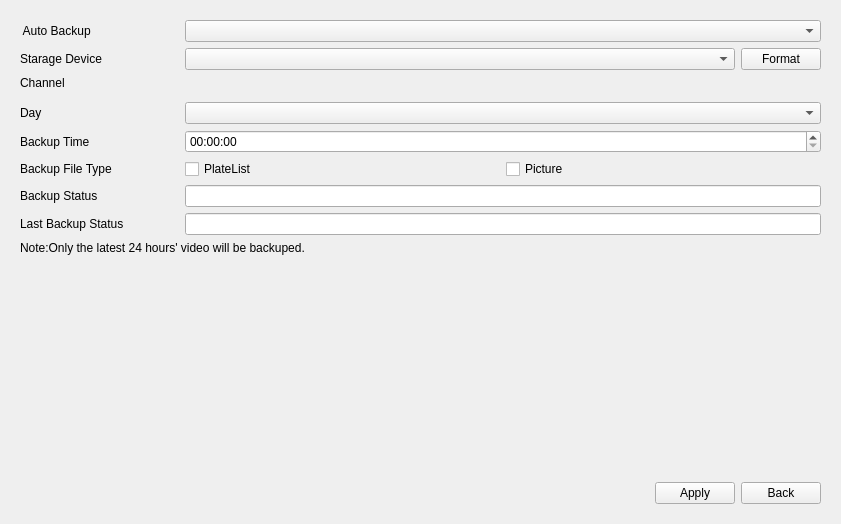
<?xml version="1.0" encoding="UTF-8"?>
<ui version="4.0">
 <class>AnprAutoBackupSetting</class>
 <widget class="QWidget" name="AnprAutoBackupSetting">
  <property name="geometry">
   <rect>
    <x>0</x>
    <y>0</y>
    <width>841</width>
    <height>524</height>
   </rect>
  </property>
  <property name="windowTitle">
   <string>Form</string>
  </property>
  <layout class="QVBoxLayout" name="verticalLayout_3">
   <item>
    <widget class="QWidget" name="widget_5" native="true">
     <layout class="QVBoxLayout" name="verticalLayout_2">
      <property name="spacing">
       <number>6</number>
      </property>
      <property name="leftMargin">
       <number>9</number>
      </property>
      <property name="topMargin">
       <number>9</number>
      </property>
      <property name="rightMargin">
       <number>9</number>
      </property>
      <property name="bottomMargin">
       <number>9</number>
      </property>
      <item>
       <layout class="QGridLayout" name="gridLayout">
        <property name="topMargin">
         <number>0</number>
        </property>
        <item row="1" column="0">
         <widget class="MyLabel" name="labelStarageDevice">
          <property name="sizePolicy">
           <sizepolicy hsizetype="Preferred" vsizetype="Preferred">
            <horstretch>0</horstretch>
            <verstretch>0</verstretch>
           </sizepolicy>
          </property>
          <property name="text">
           <string>Starage Device</string>
          </property>
         </widget>
        </item>
        <item row="1" column="1">
         <widget class="QWidget" name="widget_3" native="true">
          <property name="sizePolicy">
           <sizepolicy hsizetype="Preferred" vsizetype="Preferred">
            <horstretch>0</horstretch>
            <verstretch>0</verstretch>
           </sizepolicy>
          </property>
          <layout class="QHBoxLayout" name="horizontalLayout_3">
           <property name="leftMargin">
            <number>0</number>
           </property>
           <property name="topMargin">
            <number>0</number>
           </property>
           <property name="rightMargin">
            <number>0</number>
           </property>
           <property name="bottomMargin">
            <number>0</number>
           </property>
           <item>
            <widget class="ComboBox" name="comboBoxStarageDevice">
             <property name="sizePolicy">
              <sizepolicy hsizetype="Preferred" vsizetype="Fixed">
               <horstretch>4</horstretch>
               <verstretch>0</verstretch>
              </sizepolicy>
             </property>
            </widget>
           </item>
           <item>
            <widget class="MyPushButton" name="pushButtonFormat">
             <property name="text">
              <string>Format</string>
             </property>
            </widget>
           </item>
          </layout>
         </widget>
        </item>
        <item row="3" column="1">
         <widget class="ComboBox" name="comboBoxDay"/>
        </item>
        <item row="0" column="0">
         <widget class="MyLabel" name="labelAutoBackup">
          <property name="sizePolicy">
           <sizepolicy hsizetype="Preferred" vsizetype="Preferred">
            <horstretch>1</horstretch>
            <verstretch>0</verstretch>
           </sizepolicy>
          </property>
          <property name="text">
           <string> Auto Backup</string>
          </property>
         </widget>
        </item>
        <item row="4" column="0">
         <widget class="MyLabel" name="labelBackupTime">
          <property name="text">
           <string>Backup Time</string>
          </property>
         </widget>
        </item>
        <item row="4" column="1">
         <widget class="MyTimeEdit" name="timeEditBackupTime">
          <property name="sizePolicy">
           <sizepolicy hsizetype="Minimum" vsizetype="Fixed">
            <horstretch>0</horstretch>
            <verstretch>0</verstretch>
           </sizepolicy>
          </property>
         </widget>
        </item>
        <item row="3" column="0">
         <widget class="QLabel" name="labelDay">
          <property name="text">
           <string>Day</string>
          </property>
         </widget>
        </item>
        <item row="2" column="0">
         <widget class="QWidget" name="widget_2" native="true">
          <property name="sizePolicy">
           <sizepolicy hsizetype="Preferred" vsizetype="Preferred">
            <horstretch>0</horstretch>
            <verstretch>0</verstretch>
           </sizepolicy>
          </property>
          <layout class="QVBoxLayout" name="verticalLayout">
           <property name="leftMargin">
            <number>0</number>
           </property>
           <property name="topMargin">
            <number>0</number>
           </property>
           <property name="rightMargin">
            <number>0</number>
           </property>
           <property name="bottomMargin">
            <number>0</number>
           </property>
           <item>
            <widget class="MyLabel" name="labelBackupChannel">
             <property name="sizePolicy">
              <sizepolicy hsizetype="Preferred" vsizetype="Preferred">
               <horstretch>1</horstretch>
               <verstretch>0</verstretch>
              </sizepolicy>
             </property>
             <property name="text">
              <string>Channel</string>
             </property>
            </widget>
           </item>
           <item>
            <widget class="QWidget" name="widget_6" native="true">
             <property name="sizePolicy">
              <sizepolicy hsizetype="Preferred" vsizetype="Preferred">
               <horstretch>0</horstretch>
               <verstretch>1</verstretch>
              </sizepolicy>
             </property>
            </widget>
           </item>
          </layout>
         </widget>
        </item>
        <item row="2" column="1">
         <widget class="CheckBoxGroup" name="checkboxGroup" native="true">
          <property name="sizePolicy">
           <sizepolicy hsizetype="Preferred" vsizetype="Preferred">
            <horstretch>0</horstretch>
            <verstretch>0</verstretch>
           </sizepolicy>
          </property>
         </widget>
        </item>
        <item row="0" column="1">
         <widget class="ComboBox" name="comboBoxAutoBackup">
          <property name="sizePolicy">
           <sizepolicy hsizetype="Preferred" vsizetype="Fixed">
            <horstretch>4</horstretch>
            <verstretch>0</verstretch>
           </sizepolicy>
          </property>
         </widget>
        </item>
        <item row="5" column="0">
         <widget class="MyLabel" name="labelBackupFileType">
          <property name="sizePolicy">
           <sizepolicy hsizetype="Preferred" vsizetype="Preferred">
            <horstretch>1</horstretch>
            <verstretch>0</verstretch>
           </sizepolicy>
          </property>
          <property name="text">
           <string>Backup File Type</string>
          </property>
         </widget>
        </item>
        <item row="5" column="1">
         <widget class="QWidget" name="widget_4" native="true">
          <property name="sizePolicy">
           <sizepolicy hsizetype="Preferred" vsizetype="Preferred">
            <horstretch>4</horstretch>
            <verstretch>0</verstretch>
           </sizepolicy>
          </property>
          <layout class="QHBoxLayout" name="horizontalLayout_5">
           <property name="leftMargin">
            <number>0</number>
           </property>
           <property name="topMargin">
            <number>0</number>
           </property>
           <property name="rightMargin">
            <number>0</number>
           </property>
           <property name="bottomMargin">
            <number>0</number>
           </property>
           <item>
            <widget class="MyCheckBox" name="checkBoxPlateList">
             <property name="text">
              <string>PlateList</string>
             </property>
            </widget>
           </item>
           <item>
            <widget class="MyCheckBox" name="checkBoxPicture">
             <property name="text">
              <string>Picture</string>
             </property>
            </widget>
           </item>
          </layout>
         </widget>
        </item>
        <item row="6" column="0">
         <widget class="QLabel" name="label">
          <property name="text">
           <string>Backup Status</string>
          </property>
         </widget>
        </item>
        <item row="6" column="1">
         <widget class="MyLineEdit" name="lineEditBackupStatus"/>
        </item>
        <item row="7" column="0">
         <widget class="QLabel" name="labelLastBackupStatus">
          <property name="text">
           <string>Last Backup Status</string>
          </property>
         </widget>
        </item>
        <item row="7" column="1">
         <widget class="QLineEdit" name="lineEditLastBacupStatus"/>
        </item>
       </layout>
      </item>
      <item>
       <widget class="QLabel" name="label_10">
        <property name="text">
         <string>Note:Only the latest 24 hours' video will be backuped.</string>
        </property>
        <property name="style" stdset="0">
         <string>blue_text</string>
        </property>
       </widget>
      </item>
      <item>
       <widget class="QWidget" name="widget" native="true">
        <property name="sizePolicy">
         <sizepolicy hsizetype="Preferred" vsizetype="Preferred">
          <horstretch>0</horstretch>
          <verstretch>1</verstretch>
         </sizepolicy>
        </property>
       </widget>
      </item>
      <item>
       <layout class="QHBoxLayout" name="horizontalLayout_2">
        <item>
         <spacer name="horizontalSpacer_2">
          <property name="orientation">
           <enum>Qt::Horizontal</enum>
          </property>
          <property name="sizeHint" stdset="0">
           <size>
            <width>40</width>
            <height>20</height>
           </size>
          </property>
         </spacer>
        </item>
        <item>
         <widget class="MyPushButton" name="pushButtonApply">
          <property name="text">
           <string>Apply</string>
          </property>
         </widget>
        </item>
        <item>
         <widget class="MyPushButton" name="pushButtonBack">
          <property name="text">
           <string>Back</string>
          </property>
         </widget>
        </item>
       </layout>
      </item>
     </layout>
    </widget>
   </item>
  </layout>
 </widget>
 <customwidgets>
  <customwidget>
   <class>ComboBox</class>
   <extends>QComboBox</extends>
   <header>combobox.h</header>
  </customwidget>
  <customwidget>
   <class>MyPushButton</class>
   <extends>QPushButton</extends>
   <header>mypushbutton.h</header>
  </customwidget>
  <customwidget>
   <class>MyLineEdit</class>
   <extends>QLineEdit</extends>
   <header>mylineedit.h</header>
  </customwidget>
  <customwidget>
   <class>MyTimeEdit</class>
   <extends>QTimeEdit</extends>
   <header>mytimeedit.h</header>
  </customwidget>
  <customwidget>
   <class>MyCheckBox</class>
   <extends>QCheckBox</extends>
   <header>MyCheckBox.h</header>
  </customwidget>
  <customwidget>
   <class>CheckBoxGroup</class>
   <extends>QWidget</extends>
   <header>checkboxgroup.h</header>
   <container>1</container>
  </customwidget>
  <customwidget>
   <class>MyLabel</class>
   <extends>QLabel</extends>
   <header>mylabel.h</header>
  </customwidget>
 </customwidgets>
 <resources/>
 <connections/>
</ui>
